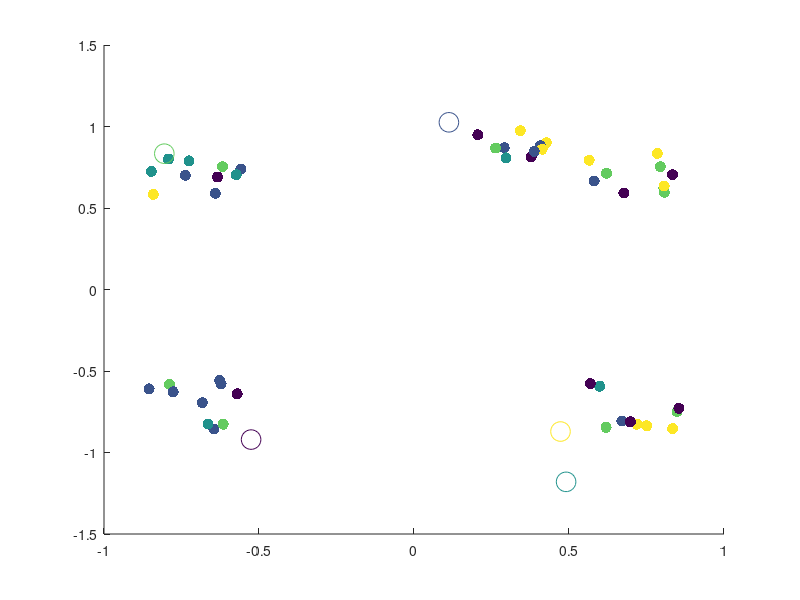

This figure's MATLAB source: (Note: this script raises an error after producing the figure.)
%% Random Initalization
% yeet
% Topic I.6 - Alternating Minimization Scheme Algorithm for k-Means Clustering*
% 
% Clear the workspace and close all figure windows     

close all; clear all;

load Q1data.mat; 

[n,m]= size(XData); 

% Set the number of clusters (k)
k=5;

% Assign each data vector, randomly to one of the k clusters
IndexSet = randi(k,n,1);

% Plot the data
scatter(XData(:,1),XData(:,2),64,IndexSet,'filled');
hold on

% Create data structures to store the weight vectors for cluster (c), and the 
% weight vectors from the previous iteration (cPrev)
c = zeros(k,m);
cPrev = zeros(k,m);

% Randomly initialize the weight vectors so that each component is sampled from 
% the interval [-1,1]
c = -1.2 + 2.4*rand(k,m);

% Plot the initial weight vectors
scatter(c(:,1),c(:,2),200,linspace(1,k,k))
hold off
pause



%% K++ initalization 

close all; clear all; clc;
% for funsies attempt at k++ initalization 

% 100 2-dimensional points, each points is a vector! 
%hopefully this is like quakes data
load Q1data.mat


%number of clusters; 
k =4; 

[n,m]=size(XData);



[c,IndexSet]= KPlusPlusInit(XData,k);




% Plot the data
scatter(XData(:,1),XData(:,2),64,IndexSet,'filled');
hold on
scatter(c(:,1),c(:,2),200,linspace(1,k,k))
hold off

%% The Alternating Minimization Scheme
doneFlag=0;

% Keep alternating updates to weight vectors and cluster assignments until weight 
% vectors no longer change their locations

while (~doneFlag)

    % Update the weight vectors in each cluster via the centroid formula
    for i=1:k 

        % Find the indices for all data vectors currently in cluster i
        ClusterIndices = find(IndexSet==i);

        % Find the number of data vectors currently in cluster i
        NumVecsInCluster = size(ClusterIndices,1);

        % Create a data structure to store weight vector for the current
        % cluster
        c(i,:)=0; 

        % Update cluster vector using the centroid formula
        for j=1:NumVecsInCluster
            for l=1:m
                c(i,l) = c(i,l) + XData(ClusterIndices(j,1),l)/NumVecsInCluster;
            end
        end

    end

    % Plot the updated weight vectors for each cluster
    scatter(XData(:,1),XData(:,2),64,IndexSet,'filled')
    hold on
    scatter(c(:,1),c(:,2),200,linspace(1,k,k))
    %pause
    
    % Now reassign all data vectors to the closest weight vector (cluster)

    % Create a data structure to store closest weight vector for each data
    % point
    closestCluster=zeros(n,1);

    % Reassign each data vector to the new, closest cluster
    for d=1:n

        % Store the coordinates of the current data vector
        xD = XData(d,:);

        % Set the minimum distance tracker to be a very large number
        sqDistMin=1e16;

        % Find the closest weight vector (cluster) to the current data
        % vector
        for i=1:k
            sqDist = norm(c(i,:)-xD,2);

            % If the distance is less than the current min, assign the
            % current data vector to this cluster
            if sqDist<sqDistMin
                closestCluster(d)=i;
                sqDistMin=sqDist;
            end

        end
    end

    % Update the assignments of the data vectors to their new clusters
    IndexSet = closestCluster;
    
    % Plot the data and the updated weight vectors
    hold off
    scatter(XData(:,1),XData(:,2),64,IndexSet,'filled')
    hold on
    scatter(c(:,1),c(:,2),200,linspace(1,k,k))
    hold off
    %pause
    
    % Terminate the alternating scheme if the weight vectors are unaltered
    % relative to the previous iteration
    if c==cPrev
        doneFlag=1;
    else
        cPrev=c;
    end
end


%% Calculation of Overall Coherence

% computes overall coherence AFTER K-Means! 
OvCo=oaco(XData,IndexSet,c)



%% 10 initalizations

close all; clear all; clc;



% 50  2-dimensional points, each points is a vector! 
%hopefully this is like quakes data
load Q1data.mat



rng(33)

% initalization :) heh
OvCO_forkPP = zeros(1,10);
OvCO_forRand = zeros(1,10); 
% number of clusters


k=5; 


% random initalization;

for realz = 1:10
    [n,m]= size(XData);
    IndexSeti = randi(k,n,1);
    ci = -1.2 + 2.4*rand(k,m);
    
    % scatter(XData(:,1),XData(:,2),64,IndexSeti,'filled')
    %     hold on
    %     scatter(ci(:,1),ci(:,2),200,linspace(1,k,k))
    %     hold off
    %     pause 
    %     
    
    % this runs the k-means algorithim
    [IndexSetf,cf]= kmeans493(XData,k,IndexSeti,ci);
    OvCo=oaco(XData,IndexSetf,cf);
    OvCO_forRand(:,realz) = OvCo ; % this creates a vector of the overall coherence
    
    %   scatter(XData(:,1),XData(:,2),64,IndexSetf,'filled')
    %     hold on
    %     scatter(cf(:,1),cf(:,2),200,linspace(1,k,k))
    %     hold off


end 


%k++ initalization 
for realz = 1:10  

    [ci,IndexSeti]=KPlusPlusInit(XData,k);
    
    %  scatter(XData(:,1),XData(:,2),64,IndexSeti,'filled')
    %     hold on
    %     scatter(ci(:,1),ci(:,2),200,linspace(1,k,k))
    %     hold off
    %     pause 
        
        %runs k means
   
    %uses a random     scheme for intial index
    %[IndexSetf,cf]= kmeans493(XData,k,randi(k,size(XData,1),1),ci);    
    [IndexSetf,cf]= kmeans493(XData,k,IndexSeti,ci);
    
    OvCo=oaco(XData,IndexSetf,cf);
    OvCO_forkPP(:,realz) = OvCo ; 
    
    %   scatter(XData(:,1),XData(:,2),64,IndexSetf,'filled')
    %     hold on
    %     scatter(cf(:,1),cf(:,2),200,linspace(1,k,k))
    %     hold off
end 




mean(OvCO_forkPP)
mean(OvCO_forRand)



%% Elbow Method

clc; clear all; close all; 

load Q1data.mat

suck =8; 
initalz =5; 

% rows is number of initlizations we use, coloumns is values of k 
% for each initilization scheme
mat2PlotKPP = zeros(initalz,suck); 
mat2PlotRand =zeros(initalz,suck); 

for k=1:suck
   
    
    for realz = 1:initalz

    [ci,IndexSeti]=KPlusPlusInit(XData,k);
        
        %runs k means
        
    [IndexSetf,cf]= kmeans493(XData,k,IndexSeti,ci);
    
    OvCo=oaco(XData,IndexSetf,cf);
    mat2PlotKPP(realz,k) = OvCo; 
    end 
    
    
    
     for realz = 1:initalz

    [n,m]= size(XData);
    IndexSeti = randi(k,n,1);
    ci = -1.2 + 2.4*rand(k,m);
        
        %runs k means
        
    [IndexSetf,cf]= kmeans493(XData,k,IndexSeti,ci);
    
    OvCo=oaco(XData,IndexSetf,cf);
    mat2PlotRand(realz,k) = OvCo; 
     end 
    
    
    
end 



subplot(1,2,1)
for iter = 1:5
    plot(1:suck, mat2PlotKPP(iter,:),'LineWidth',1.5,'Marker',"*",'LineStyle','--')
    hold on;
    title('Elbow Plot for K++ Initalization')
    xlabel('Number of Clusters (k)')
    ylabel('Overall Coherence y')
    %rectangle('Position',[4-1 7-1 1 1],'Curvature',[.5 .5]) 
    %legend('Realiz 1','Realiz 4','Realiz 3','Realiz 4','Realiz 5')
    grid on;
end 



hold on; 

subplot(1,2,2)
for iter = 1:5
    plot(1:suck, mat2PlotRand(iter,:),'LineWidth',1.5,'Marker',"*",'LineStyle','--')
     hold on;
    title('Elbow Plot for Random Initalization')
    xlabel('Number of Clusters (k)')
    ylabel('Overall Coherence y')
    legend('Realiz 1','Realiz 4','Realiz 3','Realiz 4','Realiz 5')
    grid on;
end 




%% MNIST PART 3

close all; 
numim = 100; % number of images
% use parts of Haider Code to extract data frame from 100 images 
[XDataM ,labels2test]= DatHaider(numim);

% use k = 6 from jamie elbow! 
k_fromelbow=10;
    

%initalizes and does kmeans 
[c,IndexSeti]=KPlusPlusInit(XDataM,k_fromelbow,42);
[IndexSetf, cf] = kmeans493(XDataM,k_fromelbow,IndexSeti,c);

% for the  cluster we...
for val_k= 1:k_fromelbow 

figure(val_k)    

str = sprintf('Images associated with Cluster %d', val_k);



% look at all the points in this cluster from k means 
    for i=1:sum(IndexSetf==val_k)
       % creates the rows and coloumns for images in a cluster
        rows_img = round(numim/10);
        cols_img = round(numim/10);
       %creates a subplot for a certain cluster k
       subplot(rows_img,cols_img,i)
       title(str)
       %and shows all the images associated with that cluster
       Cluster_image = XDataM(IndexSetf==val_k,:);
       currImg = reshape(Cluster_image(i,:),[20,20]);
       imshow(currImg,'InitialMagnification',1000) 
    end
    
    
% cluster 1 is 7     
% cluster 2 is zero 
% cluster 3 is 3
% cluster 4 is 2 
% cluster 5 is 4  
% cluster 6 is 0


end 

%% SUccess score

% done with my eyeball 
% we see the number that occurs the most in each figure!
ClusterMostOccurNum = [7 0 3 2 4 0];
ClusterMostOccurNum = [7 0 2 4 0 6 6 8 2 3];
%preallocate
Expiermental_labels = zeros(100,1);

% for every value cluster we assign the indecies for the points assisiated
% with that cluster a label corresponding to the number that occured the
% most! 

for val_k= 1:k_fromelbow
    
    Expiermental_labels = ClusterMostOccurNum(val_k).*(IndexSetf==val_k)+Expiermental_labels 
    
end 

Expiermental_labels;


% gets the success score by seeing % correct in comparison to the labels!
SucScore = sum(Expiermental_labels == labels2test) / length(labels2test); 

SucScore
%success score of 45%!
